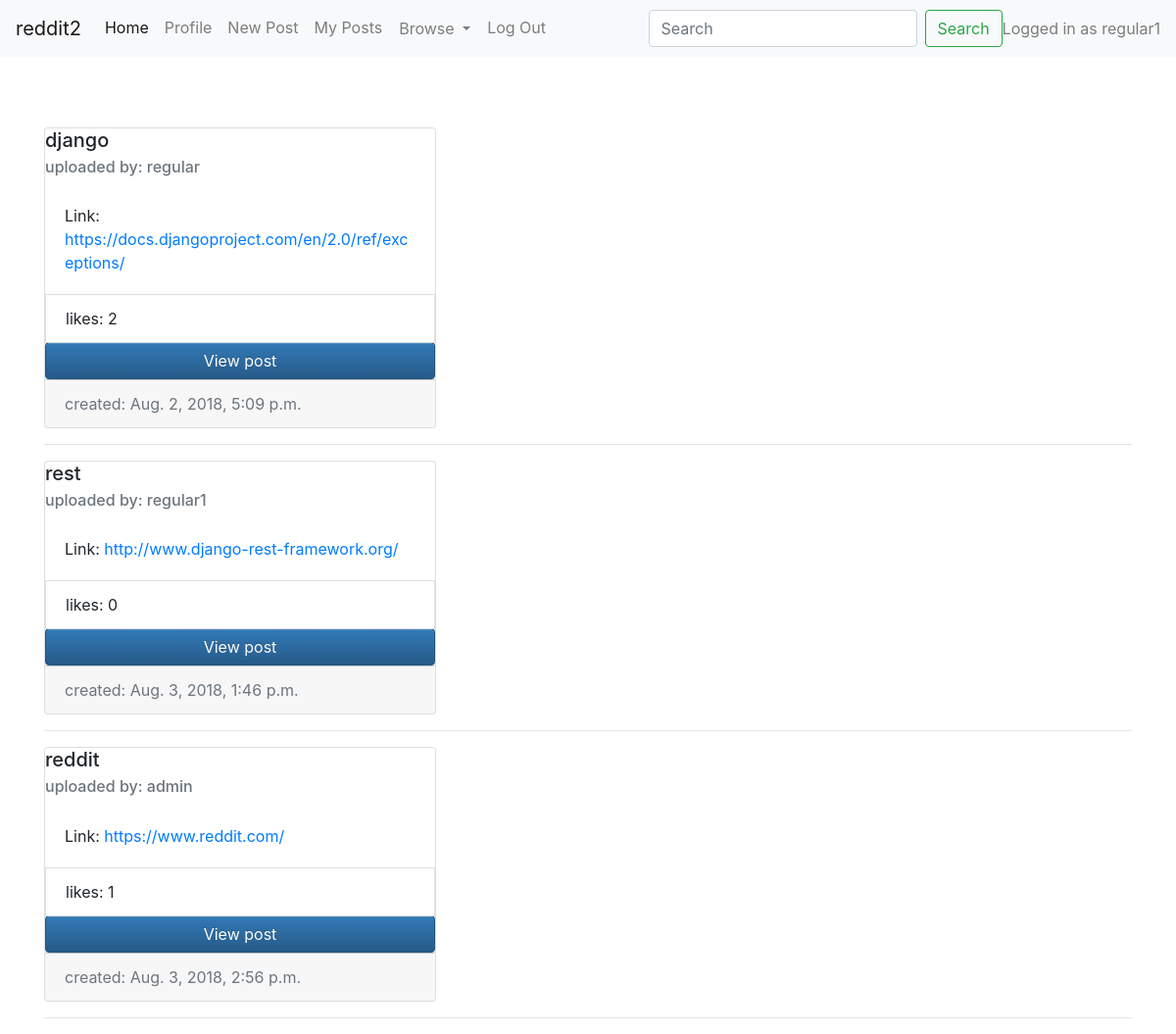
The app's page /post/links/ (signed in) with its own data.
### post_app/models.py (models this page shows, shortened)
class Poster(AbstractUser):
    pass

class Post(models.Model):
    created_date = models.DateTimeField(default=datetime.now)
    title = models.CharField(max_length=250)
    original_content = models.BooleanField(blank=True, default=False)
    spoiler = models.BooleanField(blank=True, default=False)
    nsfw = models.BooleanField(blank=True, default=False)
    nr_likes = models.IntegerField(default=0)
    class Meta:
        abstract = True

class Link(Post):
    user = models.ForeignKey(Poster, on_delete=models.CASCADE)
    url = models.URLField()
    likes = GenericRelation(Like, related_query_name='like_link')
    comments = GenericRelation(Comment)

### post_app/views.py (the view)
# urls.py: path('links/', views.links, name='links'),
@login_required(login_url='/accounts/login/')
def links(request):
    links = Link.objects.all()
    template = 'post_app/links.html'
    context = {'links': links}
    return render(request, template, context)

### post_app/templates/post_app/links.html
{% extends 'post_app/base.html' %}
{% block body %}
{% for link in links %}
<div class="card" style="width: 25rem;">
    <h5 class="card-title"> {{ link.title }}</h5>
    <h6 class="card-subtitle mb-2 text-muted"> uploaded by: {{ link.user }}</h6>
    <div class="card-body">
        Link:
        <a href="{{ link.url }} ">{{ link.url }} </a>
    </div>
    <li class="list-group-item">likes: {{link.nr_likes}}</li>
    <a href="/post/links/{{link.id}}" class="btn btn-primary" style="">View post</a>
    <div class="card-footer text-muted">
    created: {{link.created_date}}
    </div>
</div>
<hr>
{% endfor %}
{% endblock %}

### post_app/templates/post_app/base.html (shortened to what this page needs)
<!DOCTYPE html>
<html lang="en">
<head>
    <link rel="stylesheet" href="https://stackpath.bootstrapcdn.com/bootstrap/4.1.3/css/bootstrap.min.css">
    <link rel="stylesheet" href="https://maxcdn.bootstrapcdn.com/bootstrap/3.3.7/css/bootstrap-theme.min.css">
    <link rel="stylesheet" href="https://use.fontawesome.com/releases/v5.2.0/css/all.css">
  </head>
<body>
<nav class="navbar navbar-expand-lg navbar-light bg-light">
  <a class="navbar-brand" href="#">reddit2</a>
  <div class="collapse navbar-collapse" id="navbarNavDropdown">
     <ul class="navbar-nav mr-auto">
         <li class="nav-item active">
            <a class="nav-link" href="/">Home <span class="sr-only">(current)</span></a>
         </li>
         {% if user.is_authenticated %}
         <li class="nav-item">
            <a class="nav-link" href="{% url 'personal_data' %}">Profile</a>
         </li>
         <li class="nav-item">
            <a class="nav-link" href="{% url 'create_post' %}">New Post</a>
         </li>
         <li class="nav-item">
            <a class="nav-link" href="{% url 'my_posts' %}">My Posts</a>
         </li>
         <li class="nav-item dropdown">
            <a class="btn nav-link dropdown-toggle" id="navbarDropdownMenuLink" role="button" data-toggle="dropdown" aria-haspopup="true" aria-expanded="false">
            Browse
            </a>
         </li>
         <li class="nav-item">
             <a class="nav-link" href="{% url 'logout_view' %}">Log Out</a>
         </li>
         {% endif %}
    </ul>
      {% if user.is_authenticated %}
         <form class="form-inline my-2 my-lg-0" action="{% url 'home' %}" >
            <input class="form-control mr-sm-2" type="search" placeholder="Search" aria-label="Search" name="search_query">
            <button class="btn btn-outline-success my-2 my-sm-0" type="submit">Search</button>
        </form>
        <span class="navbar-text">
      Logged in as {{request.user.username}}
        </span>
      {% endif %}
  </div>
</nav>
<br><br><br>
<div class = "container">
{% block body %}
{% endblock %}
</div>
</body>
</html>

### records on screen
Poster: user.username "regular1"
Link: title "django", user "regular", url "https://docs.djangoproject.com/en/2.0/ref/exceptions/", nr_likes "2", created_date "Aug. 2, 2018, 5:09 p.m."
Link: title "rest", user "regular1", url "http://www.django-rest-framework.org/", nr_likes "0", created_date "Aug. 3, 2018, 1:46 p.m."
Link: title "reddit", user "admin", url "https://www.reddit.com/", nr_likes "1", created_date "Aug. 3, 2018, 2:56 p.m."
